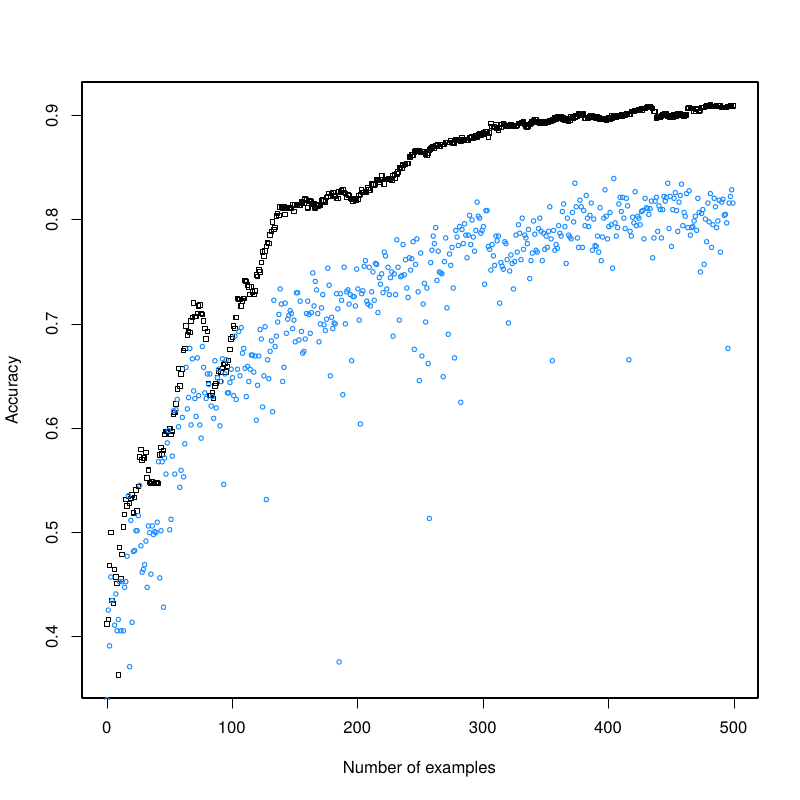

R code for this plot:
library(ggplot2)
cairo_pdf("~/project/nb-al/al/graphics/fig3.pdf", height=8, width=8)

data <- read.csv("~/project/nb-al/al/graphics/data/outfile.dat", header = FALSE)
attach(data)

plot(data[,1],data[,2],pch=0,cex=0.6, ylab="Accuracy", xlab="Number of examples")
points(data[,1],data[,6],pch=1,cex=0.6,col="#1E90FF")

#par(mfrow=c(2,2), mar=c(5,4,1,1))

#plot(data[,1],data[,2], pch=1, col="#AAAAAA", cex=0.25, ylab="Accuracy", xlab="Number of examples")
#lines(lowess(data[,1],data[,2]), lwd=2)

#plot(data[,1],data[,3], pch=1, col="#AAAAAA", cex=0.25, ylab="Micro-precision", xlab="Number of examples")
#lines(lowess(data[,1],data[,3]), lwd=2)

#plot(data[,1],data[,4], pch=1, col="#AAAAAA", cex=0.25, ylab="Micro-recall", xlab="Number of examples")
#lines(lowess(data[,1],data[,4]), lwd=2)

#plot(data[,1],data[,5], pch=1, col="#AAAAAA", cex=0.25, ylab="Micro-F1 score", xlab="Number of examples")
#lines(lowess(data[,1],data[,5]), lwd=2)

dev.off()


qplot(data[,1],data[,2],colour="#CC0000")
qplot(data[,1],data[,6],colour="#000099")
ggsave("~/project/nb-al/al/graphics/ggplot3.pdf", device=cairo_pdf)

dev.off()
